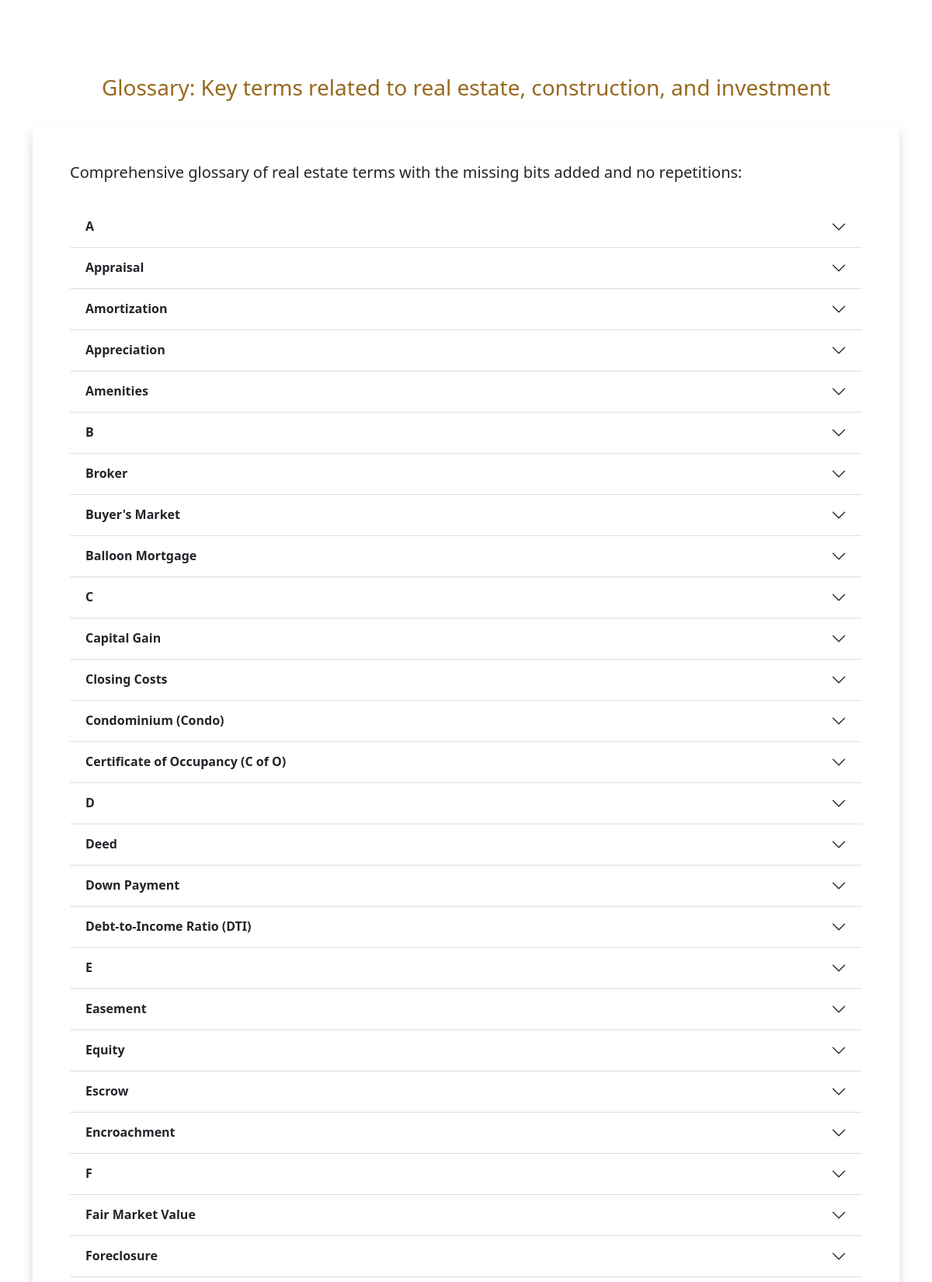
Screenshot of /glossary_items/ (upper part) with the database file from the repository.
### deus_magnus/models.py (models this page shows, shortened)
class GLOSSARY(models.Model):
    GLOSSARY_title = models.CharField(max_length=255, blank=True, null=True)
    GLOSSARY_response = models.TextField()
    GLOSSARY_slug = models.SlugField (max_length=255,blank=True, null=True)
    GLOSSARY_author = models.ForeignKey(User, on_delete=models.CASCADE)
    GLOSSARY_publish_date = models.DateTimeField (auto_now_add= True)
    class Meta:
        ordering =['-GLOSSARY_publish_date']

### deus_magnus/views.py (the view)
# urls.py: path('glossary_items/', GLOSSARY_item.as_view(), name='glossary_items'),
class GLOSSARY_item(ListView):
    model = GLOSSARY
    template_name = 'deus_magnus/glossary.html'
    context_object_name = 'glossary_items'

### templates/deus_magnus/glossary.html (shortened to what this page needs)
{% load static %}
<section class="section db p120">
    <div class="container">
        <div class="row">
            <div class="col-md-12"><br><br>
                <div class="tagline-message page-title text-center">
                    <h3 style="color: #98681e;"> Glossary: Key terms related to real estate, construction, and investment</h3>
                </div>
            </div>
        </div>
    </div>
</section><br>
    <link href="https://cdn.jsdelivr.net/npm/bootstrap@5.1.3/dist/css/bootstrap.min.css" rel="stylesheet">
</head>
  <body>
    <div class="container">
    <div class="shadow p-5 mb-5 bg-body rounded">
        <h5>Comprehensive glossary of real estate terms with the missing bits added and no repetitions:</h5><br>
        <div class="accordion accordion-flush" id="accordionFlushExample">
            {% for glossary_item in glossary_items %}
            <div class="accordion-item">
                <h2 class="accordion-header" id="flush-heading{{ forloop.counter }}">
                    <button class="accordion-button collapsed" type="button" data-bs-toggle="collapse" data-bs-target="#flush-collapse{{ forloop.counter }}" aria-expanded="false" aria-controls="flush-collapse{{ forloop.counter }}">
                        <b>{{ glossary_item.GLOSSARY_title }}</b>
                    </button>
                </h2>
            </div>
            {% empty %}
            <p>No data available.</p>
            {% endfor %}
        </div><br>
    </div>
</div>
</body>
</html>

### rows the page displays
GLOSSARY: GLOSSARY_title "A"
GLOSSARY: GLOSSARY_title "Appraisal"
GLOSSARY: GLOSSARY_title "Amortization"
GLOSSARY: GLOSSARY_title "Appreciation"
GLOSSARY: GLOSSARY_title "Amenities"
GLOSSARY: GLOSSARY_title "B"
GLOSSARY: GLOSSARY_title "Broker"
GLOSSARY: GLOSSARY_title "Buyer's Market"
GLOSSARY: GLOSSARY_title "Balloon Mortgage"
GLOSSARY: GLOSSARY_title "C"
GLOSSARY: GLOSSARY_title "Capital Gain"
GLOSSARY: GLOSSARY_title "Closing Costs"
GLOSSARY: GLOSSARY_title "Condominium (Condo)"
GLOSSARY: GLOSSARY_title "Certificate of Occupancy (C of O)"
GLOSSARY: GLOSSARY_title "D"
GLOSSARY: GLOSSARY_title "Deed"
GLOSSARY: GLOSSARY_title "Down Payment"
GLOSSARY: GLOSSARY_title "Debt-to-Income Ratio (DTI)"
GLOSSARY: GLOSSARY_title "E"
GLOSSARY: GLOSSARY_title "Easement"
GLOSSARY: GLOSSARY_title "Equity"
GLOSSARY: GLOSSARY_title "Escrow"
GLOSSARY: GLOSSARY_title "Encroachment"
GLOSSARY: GLOSSARY_title "F"
GLOSSARY: GLOSSARY_title "Fair Market Value"
GLOSSARY: GLOSSARY_title "Foreclosure"
